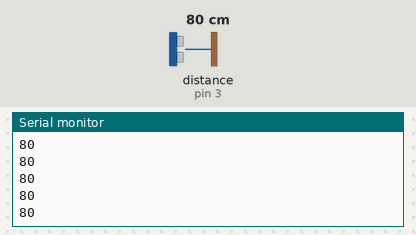
The sketch below on a simulated Arduino Uno, built with avr-gcc and run on an emulated ATmega328P. On the bench: the last lines printed to the serial monitor. Wiring (inferred from the names in the program): ultrasonic range finder: trigger pin 2; echo pin 3. Inputs (shaded band) come from the test bench; at power-on: distance to the obstacle (sensor on pin 3) 80 cm. The echo pulse lasts 58.3 µs per cm.

Above: at 1.2 s.
1.3 s: distance to the obstacle (sensor on pin 3) set to 2 cm
At 2.0 s:
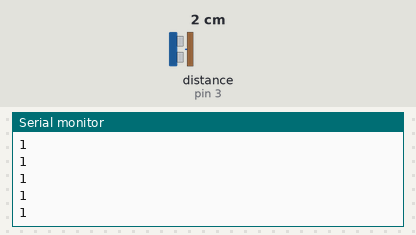
2.8 s: distance to the obstacle (sensor on pin 3) set to 4 cm
At 3.8 s:
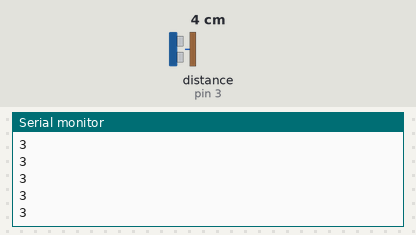
Timing chart, 0 to 5.8 s (numbered marks = the images above; inputs shaded):
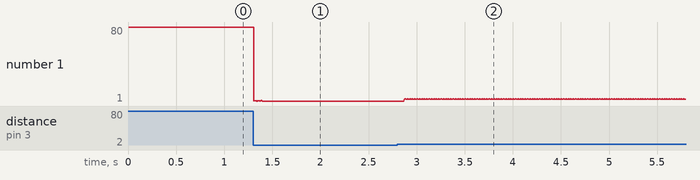

The sketch:

SoundSensorMain.ino
```cpp
int echo = 3;
int trigger = 2;
bool echoLevel = 0;
int distance;
int duration1;
int duration2;

void setup() {
  // put your setup code here, to run once:
  pinMode(echo, INPUT);
  pinMode(trigger, OUTPUT);
  Serial.begin(9600);
}

void loop() {
  // put your main code here, to run repeatedly:
 digitalWrite(trigger, HIGH);
 delayMicroseconds(10);
 digitalWrite(trigger, LOW);
 echoLevel = digitalRead(echo);

 while (echoLevel == 0) {
  echoLevel = digitalRead(echo);
 }

  duration1 = micros();

  while (echoLevel == 1) {
    echoLevel = digitalRead(echo);
  }

  duration2 = micros();

  distance = (duration2 - duration1)/58;

  Serial.println(distance);

}
```

Measured:
- after the input at 1.3 s, the serial monitor: prints a new line at once (image 1)
- after the input at 2.8 s, the serial monitor: prints a new line after 0.07 s (image 2)
- plotted number 1: 80 → 1 after the input at 1.3 s, 1 → 3 after the input at 2.8 s
